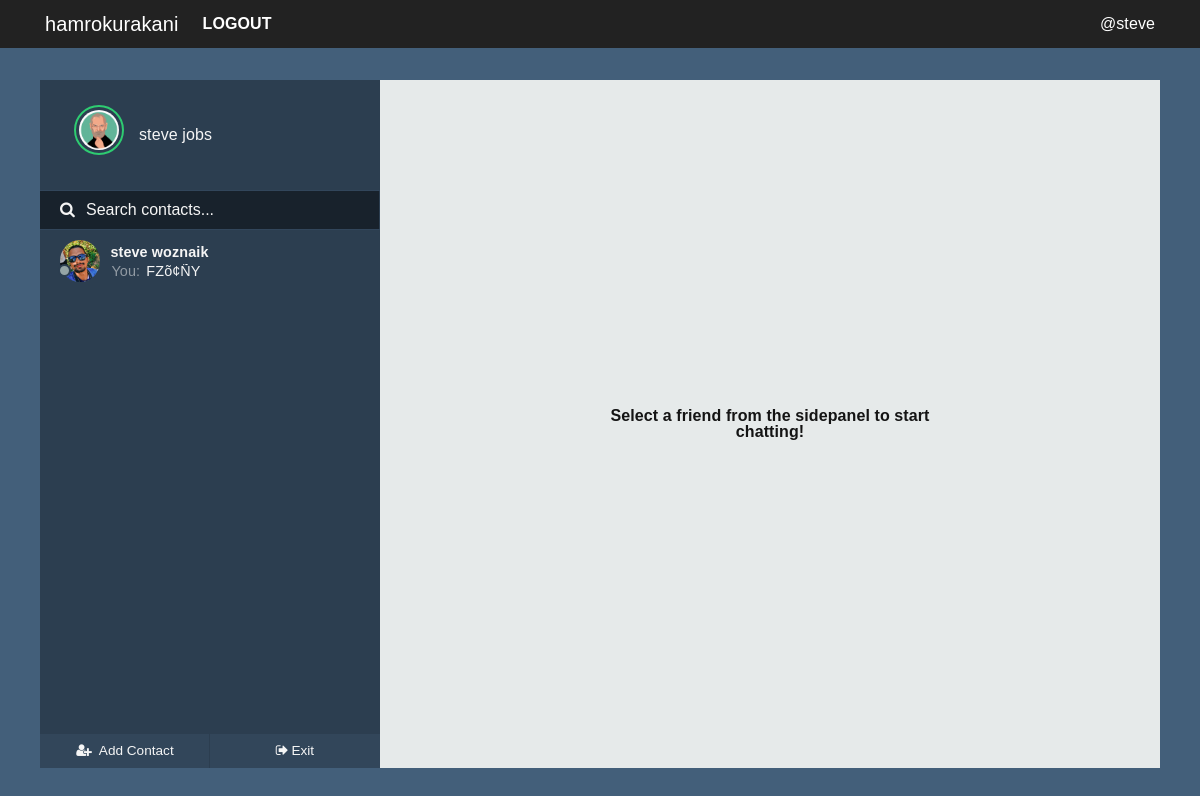
The app's page /chats (signed in), older data.
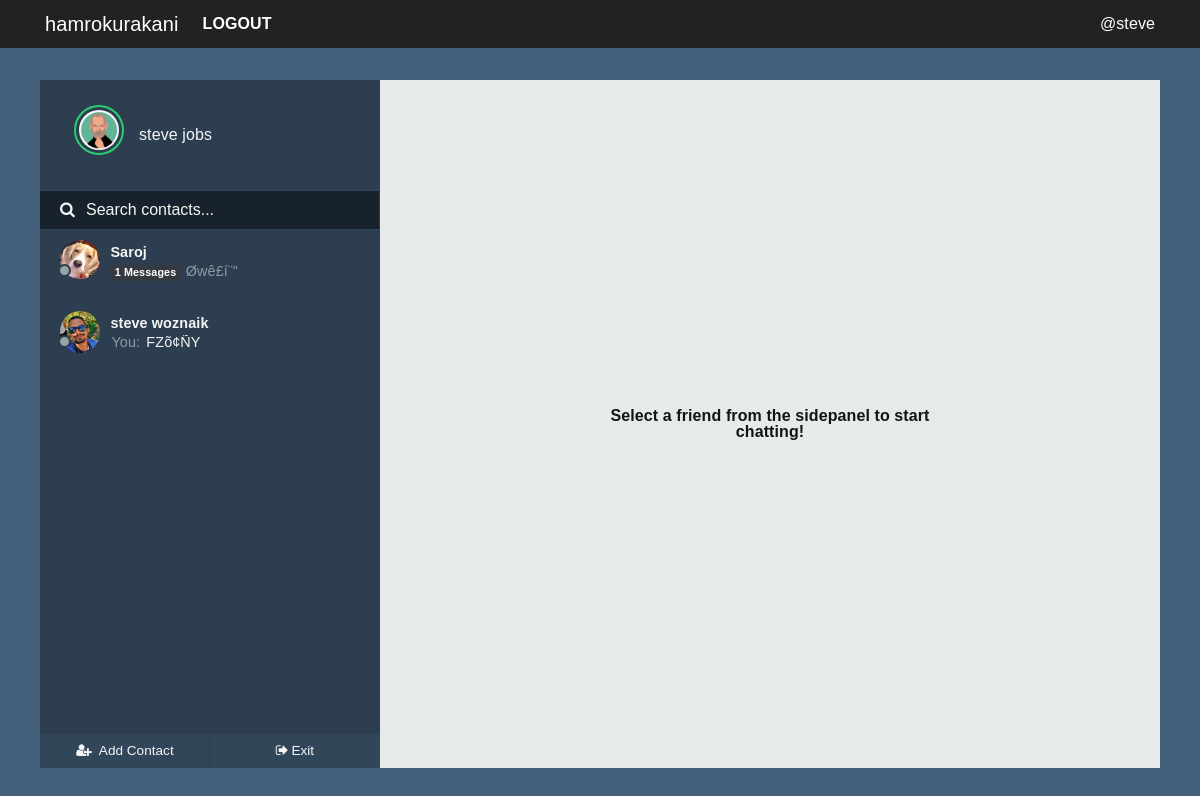
The same page, newer data.
### hamrokurakani/models.py (models this page shows, shortened)
class User(UserMixin, db.Model):
    id = db.Column(db.Integer, primary_key=True)
    fullname = db.Column(db.String(20), unique=True, nullable=False)
    username = db.Column(db.String(15), unique=True, nullable=False)
    email = db.Column(db.String(120), unique=True, nullable=False)
    password = db.Column(db.String(60), nullable=False)
    image_file = db.Column(db.String(20), nullable=False, default='default.jpg')
    joined = db.Column(db.DateTime, nullable=False, default=datetime.now)
    messages_sent = db.relationship('Message', foreign_keys='Message.sender_id', backref='author', lazy='dynamic')
    messages_received = db.relationship('Message', foreign_keys='Message.recipient_id', backref='recipient', lazy='dynamic')
    last_seen = db.Column(db.DateTime, default=datetime.now)
    last_message_read_time = db.Column(db.DateTime, default=datetime.now)

class Message(db.Model):
    id = db.Column(db.Integer, primary_key=True)
    message = db.Column(db.String(140), index=True)
    sender_id = db.Column(db.Integer, db.ForeignKey('user.id'))
    recipient_id = db.Column(db.Integer, db.ForeignKey('user.id'))
    timestamp = db.Column(db.DateTime, index=True, default=datetime.now)
    is_seen = db.Column(db.Boolean, default=False)

### hamrokurakani/chat/routes.py (the view)
@chyat.route('/chats')
@login_required
def chats():
    my_messages = Message.query.filter_by(recipient_id=current_user.id)
    messengers = [message.author.id for message in my_messages]
    senders = [User.query.get(sender) for sender in set(messengers)]
    return render_template('chat/users.html', senders=senders)

### hamrokurakani/admin/routes.py (called while the page is built)
@login_manager.user_loader
def load_user(user_id):
    return User.query.get(user_id)

### hamrokurakani/core/filters.py (called while the page is built)
@core.app_template_filter('isactive')
def is_active(lastmessagereadtime):
    currenttime = datetime.now()
    lastread = lastmessagereadtime
    diff = abs(currenttime-lastread)
    second_diff = diff.seconds
    day_diff = diff.days
    if day_diff <= 0 and second_diff < 60:
        message = "active now"
        return message
    elif day_diff <= 0 and second_diff < 3600:
        m = int(second_diff / 60)
        if m == 1:
            message = "active 1m ago"
            return message
        elif m <= 10:
            message = "active " + str(m) + "m ago"
            return message
        else:
            message = "offline"
            return message
    else:
        message = "offline"
        return message

@core.app_template_filter('newmessages')
def new_message_badge(sender):
    counts = Message.query.filter_by(
        recipient_id=current_user.id, sender_id=sender.id, is_seen=False).count()
    return counts

### hamrokurakani/templates/chat/users.html (shortened to what this page needs)
{% extends "chat/nav.html" %}
{% block content %}
<div id="frame">
    <div id="sidepanel">
        <div id="profile">
            <div class="wrap">
                <img id="profile-img" src="{{ url_for('static', filename='profilepics/' + current_user.image_file) }}"
                    class="online" />
                <p>{{ current_user.fullname }}</p>
            </div>
        </div>
        <div id="search">
            <label for=""><i class="fa fa-search" aria-hidden="true"></i></label>
            <input type="text" placeholder="Search contacts..." />
        </div>
        <div id="contacts">
            <ul>
                {% for sender in senders %}
                <li class="contact">
                    <a class="noblue" href="{{ url_for('chat.chatwith', user=sender.username) }}">
                        <div class="wrap">
                            {% if sender.last_message_read_time | isactive == 'offline' %}
                            <span class="contact-status"></span>
                            {% else %}
                            <span class="contact-status online"></span>
                            {% endif %}
                            <img src="{{ url_for('static', filename='profilepics/' + sender.image_file) }}" />
                            <div class="meta">
                                <p class="name">{{ sender.fullname }} </p>
                                {% if sender | lastmessageauthor == current_user %}
                                <p class="preview">
                                    <span>You: </span> {{ sender | lastmessage }}</p>
                                {% else %}
                                <p class="preview">
                                    {% if sender | newmessages > 0 %}
                                    <small class="badge badge-dark mb-1"><b> {{ sender | newmessages }}
                                            Messages</b></small>
                                    {% endif %}
                                    <span>{{ sender | lastmessage }}</span></p>
                                {% endif %}
                            </div>
                        </div>
                    </a>
                </li>
                {% endfor %}
            </ul>
        </div>
        <div id="bottom-bar">
            <button id="addcontact">
                <ul>
                    <li>
                        <a href="#PeopleToMessage" data-toggle="modal" data-target="#PeopleToMessage" class="noblue">
                            <i class="fa fa-user-plus fa-fw" aria-hidden="true"></i> <span>Add Contact</span></a></li>
                </ul>
            </button>
            <button id="settings">
                <ul>
                    <li><a href="{{ url_for('chat.home') }}" class="noblue">
                            <i class="fa fa-sign-out" aria-hidden="true"></i><span>Exit</span></a></li>
                </ul>
            </button>
        </div>
    </div>
    <div class="content">
        <div class="select-info">
            <p>Select a friend from the sidepanel to start chatting!</p>
        </div>
    </div>
</div>
{% endblock content %}

Row changes from the older to the newer data that the page shows:
added User: image_file (placeholder picture), fullname "Saroj", sender "1", message "Øwê£í¨\""
